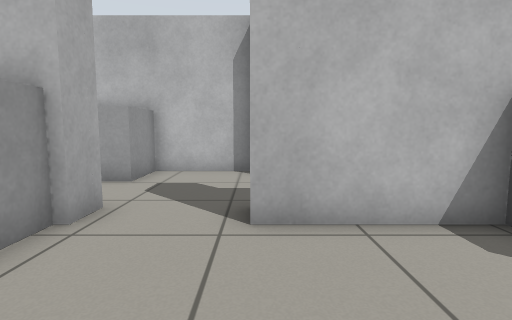
View 1 (above)

16 first-person views from a walk through a Gazebo world. The camera is 0.72 m above the floor, tilts 6° down and sees 80° across. The floor is counted in squares, 0.5 m on a side. Each view is taken from the middle of a square. On the plan, view 1 faces up. The plan holds only what a view shows up to about 14 squares ahead; the rest is blank.

View 2
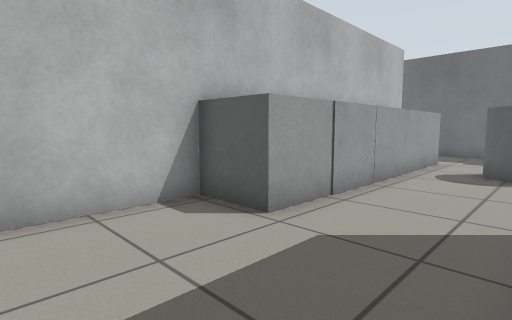

View 3
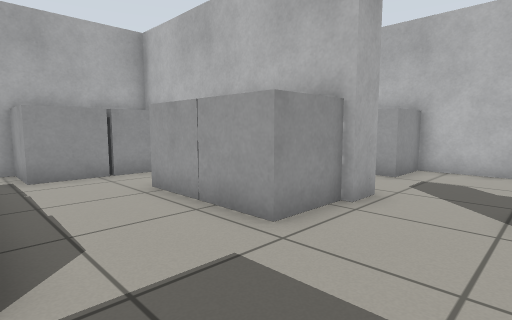

View 4
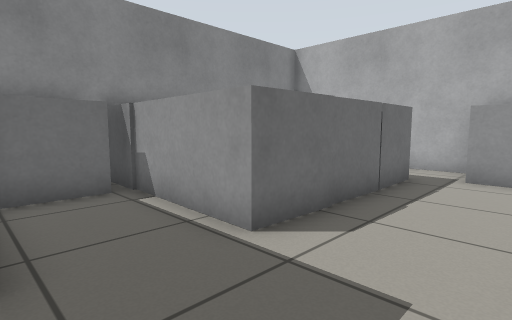

View 5
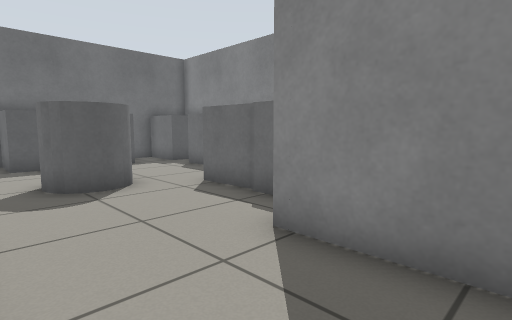

View 6
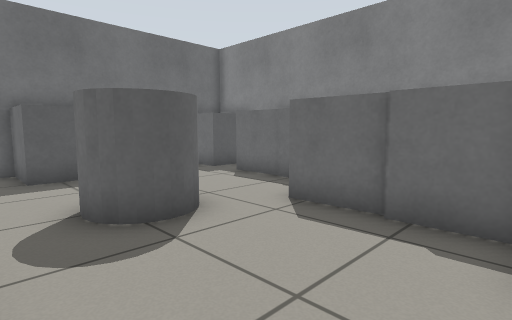

View 7
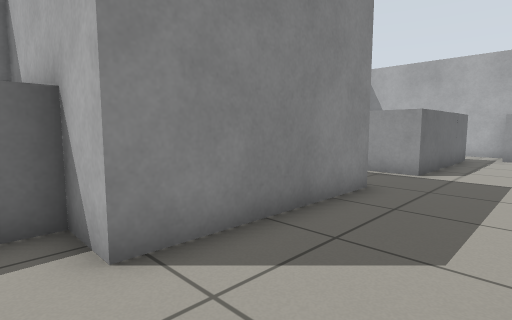

View 8
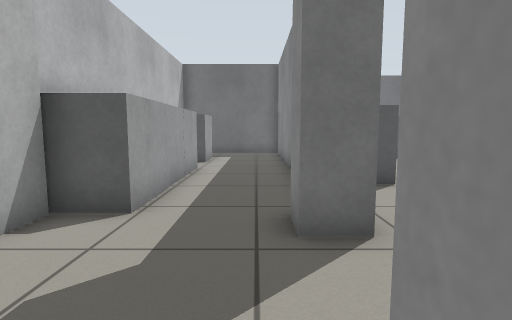

View 9
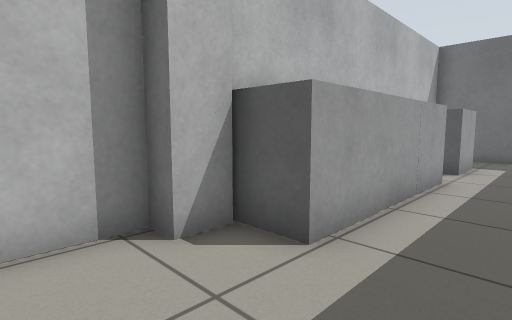

View 10
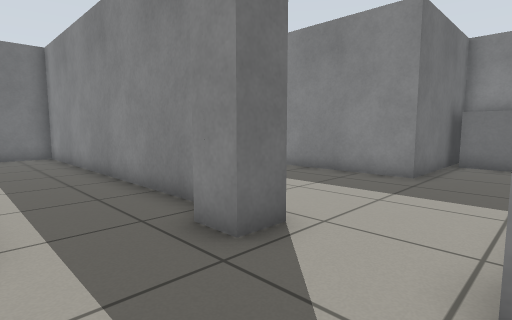

View 11
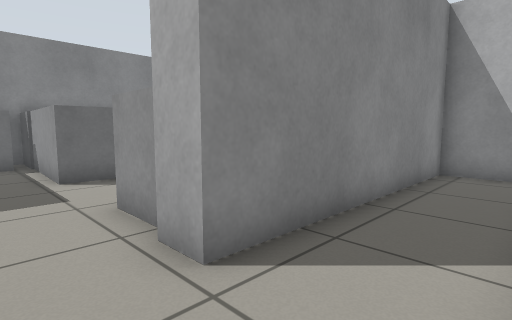

View 12
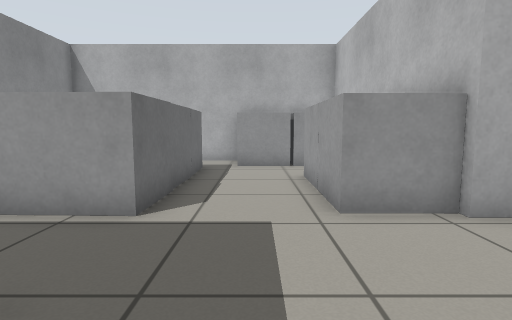

View 13
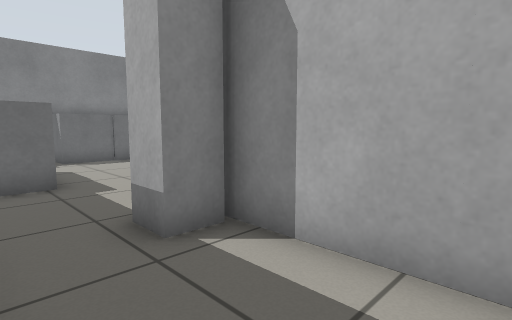

View 14
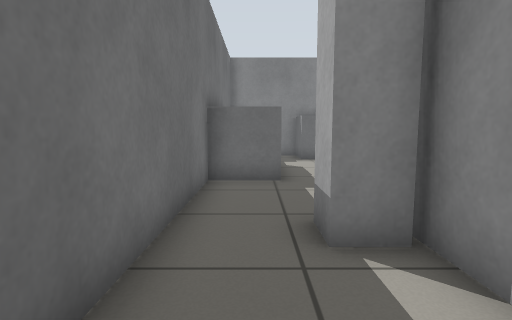

View 15
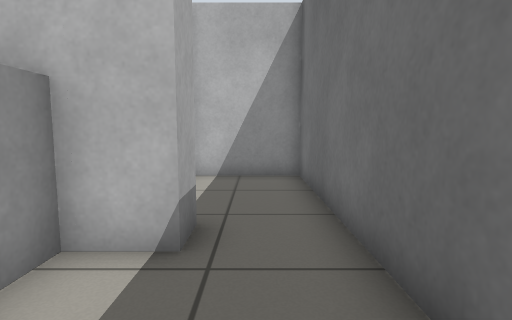

View 16
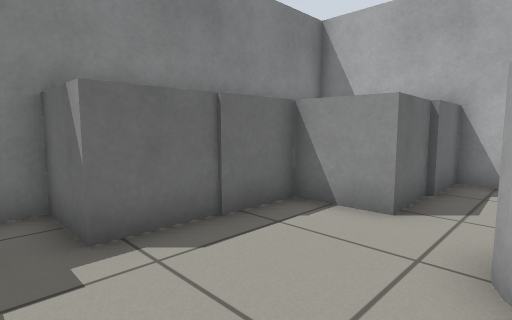

### Floor plan
Points are (right, up) in squares from view 1. A wall is a line through its corners. A room is listed if a view was taken in it or the views show most of it. See-through windows are left out.
Room 1 (views 1, 2, 3, 4, 5, 6, 7, 12, 13, 14, 15, 16)
walls: (4.7, 4.4) (-0.1, 4.4); (1.9, 4.7) (4.7, 4.7); (-2.8, 4.4) (-9.8, 4.4); (12.1, 4.7) (13.6, 4.7) (13.6, 10.1) (2.4, 10.1); (14, 5.4) (15.1, 5.4) (15.1, 4.4) (13.1, 4.4); (13.9, 8.9) (13.9, 5); (17.3, 0.5) (17.3, 10.1) (14.1, 10.1); (17.3, -4.5) (17.3, -3.4); (-11.5, 4.5) (-11.5, -7) (-0.1, -7) (-0.1, -1.3) (5.9, -1.3) (5.9, -7) (17.3, -7)
ways out: opening at (-1.5, 5) to room 3; opening at (0.5, 7.5) to room 3
objects: grey box (-11, 1) to (-10, 2); grey box (-11, 3) to (-10, 4); grey box (-9, -2) to (-8, -1); grey box (-7, -2) to (-6, -1); grey box (-7, 3) to (-6, 4); grey box (-5, -2) to (-3, -1); grey box (-5, 3) to (-3, 4); grey box (-3, -6) to (-3, -5); grey box (-3, -4) to (-3, -3); grey box (-2, -6) to (-1, -5); grey box (1, 8) to (2, 10); grey box (3, 8) to (4, 8); grey box (4, 3) to (5, 4); grey box (4, 10); grey box (5, 8) to (7, 8); grey box (6, -4) to (8, -3); grey box (6, 3) to (7, 4); grey box (6, 10); grey box (8, 3) to (9, 4); grey box (9, -4) to (10, -3); grey box (9, 8) to (10, 10); grey box (10, -6) to (11, -5); grey box (10, 3) to (11, 4); grey cylinder (11, -1) to (12, 0); grey box (12, -6) to (14, -5); grey box (12, 3) to (13, 4); grey box (15, -6) to (17, -5); grey box (16, -3) to (17, -2); grey box (16, -1) to (17, 0)
Room 2 (views 8, 10)
walls: (-2.5, 10.1) (-3.5, 10.1); (-11.5, 7.1) (-11.5, 5.4) (-2.8, 5.4)
ways out: opening at (-3, 7.5) to room 3
objects: grey box (-5, 8) to (-4, 10)
Room 3 (views 9, 11)
walls: (-2.8, 5.4) (-2.8, 4.4); (-0.1, 4.4) (-0.1, 5.4) (1, 5.4); (1, 9.4) (-0.1, 9.4); (-0.1, 10.1) (-2.5, 10.1)
ways out: opening at (-1.5, 5) to room 1; opening at (0.5, 7.5) to room 1; opening at (-3, 7.5) to room 2

Positions as (right, up) in squares from view 1, and headings:
1: (0, 0), facing up
2: (0, -1), facing up-right
3: (0, -1), facing up-left
4: (0, 2), facing down-left
5: (3, 2), facing down-right
6: (6, 2), facing down-right
7: (7, 2), facing down-left
8: (-4, 6), facing right
9: (-2, 6), facing up-right
10: (-3, 8), facing down-right
11: (-1, 8), facing down-left
12: (2, 1), facing left
13: (17, 9), facing down-left
14: (16, 9), facing down
15: (16, 1), facing up
16: (15, -1), facing down-left
